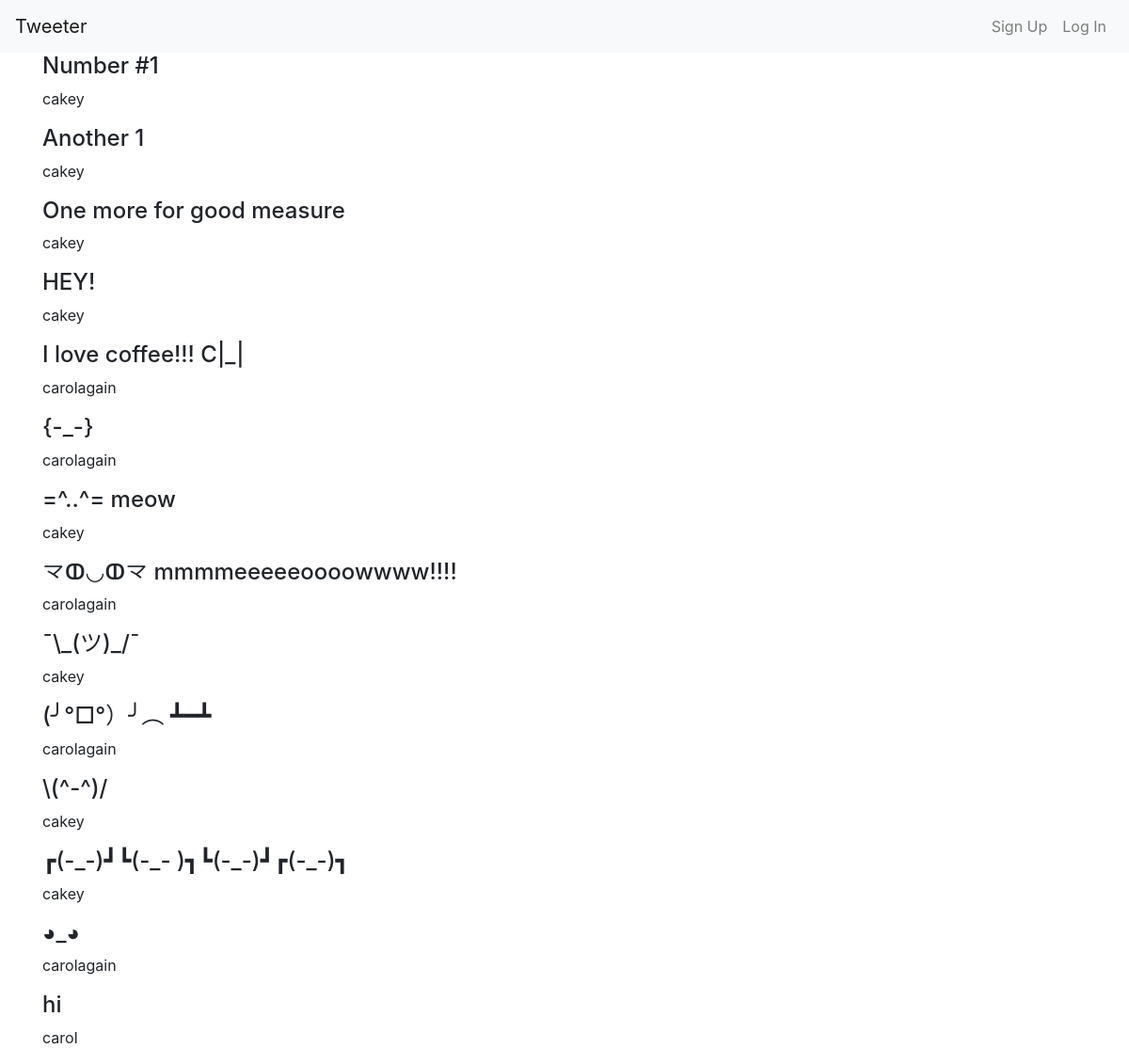
The page / on the database its author committed.
### tweets/models.py (models this page shows, shortened)
class Tweet(models.Model):
    user = models.ForeignKey(get_user_model(), on_delete=models.PROTECT)
    body = models.CharField(max_length=255)
    created_at = models.DateTimeField(default=timezone.now)
    updated_at = models.DateTimeField(default=timezone.now)

### users/models.py (models this page shows, shortened)
class CustomUser(AbstractUser):
    gender = models.CharField(max_length=255, blank=True, null=True)
    dob = models.DateField(null=True, blank=True)
    location = models.CharField(max_length=255, blank=True, null=True)
    def __str__(self):
        return self.username

### tweets/views.py (the view)
# urls.py: path('', TweetListView.as_view(), name='home'),
class TweetListView(ListView):
    model = Tweet
    template_name = 'home.html'

### tweets/templates/home.html
{% extends 'base.html' %}
{% block content %}
  {% for tweet in object_list %}
    <div class="tweet-entry">
    <h4>{{ tweet.body }}</h4>
    <p>{{ tweet.user }}</p>
    </div>
  {% endfor %}
{% endblock content %}

### rows shown on the page
Tweet: body "Number #1", user "cakey"
Tweet: body "Another 1", user "cakey"
Tweet: body "One more for good measure", user "cakey"
Tweet: body "HEY!", user "cakey"
Tweet: body "I love coffee!!! C|_|", user "carolagain"
Tweet: body "{-_-}", user "carolagain"
Tweet: body "=^..^= meow", user "cakey"
Tweet: body "龴ↀ◡ↀ龴 mmmmeeeeeoooowwww!!!!", user "carolagain"
Tweet: body "¯\\_(ツ)_/¯", user "cakey"
Tweet: body "(╯°□°）╯︵ ┻━┻", user "carolagain"
Tweet: body "\\(^-^)/", user "cakey"
Tweet: body "┏(-_-)┛┗(-_- )┓┗(-_-)┛┏(-_-)┓", user "cakey"
Tweet: body "◕_◕", user "carolagain"
Tweet: body "hi", user "carol"
